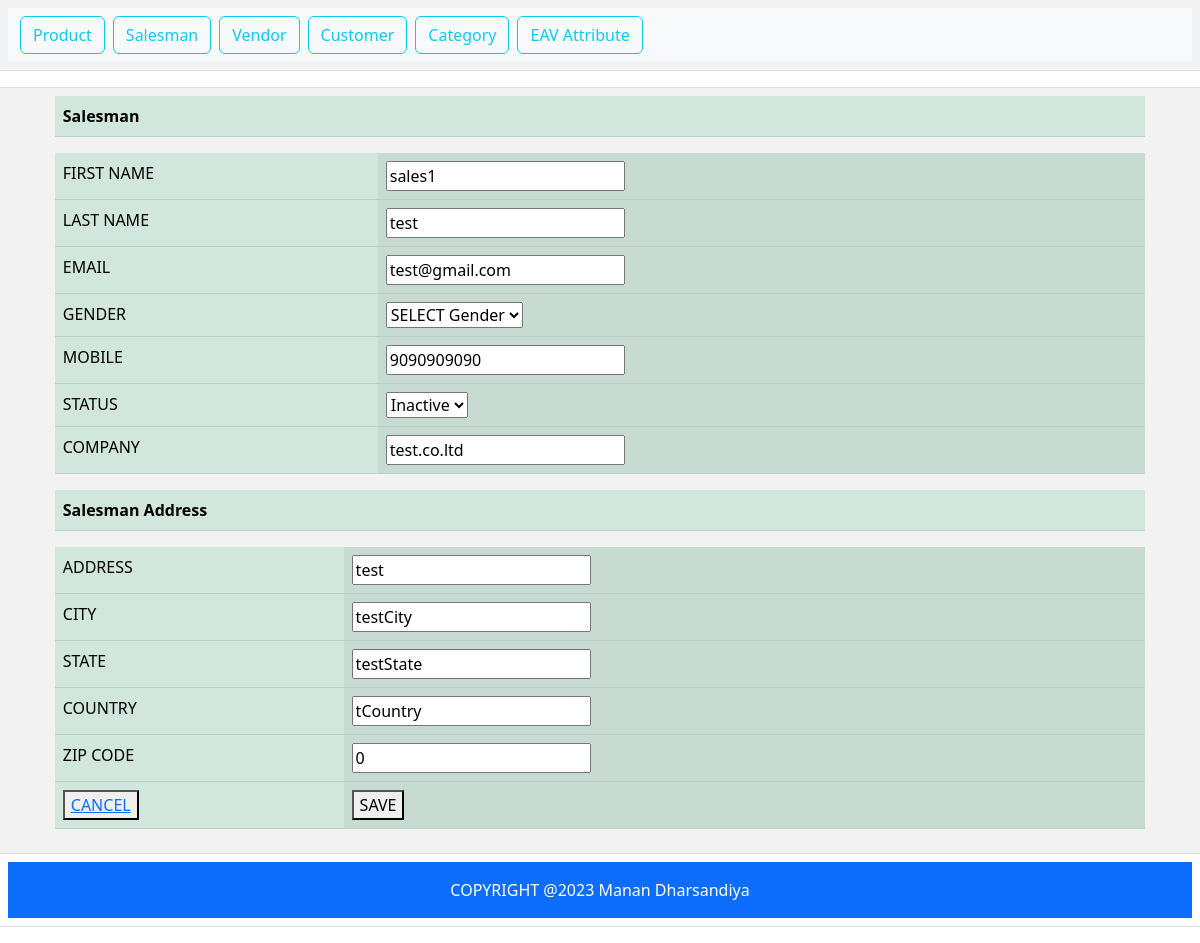
Page /index.php?c=salesman&a=edit&id=1 on the committed database.
### tables this page shows
CREATE TABLE `salesman` (
  `salesman_id` int(11) NOT NULL,
  `first_name` varchar(255) NOT NULL,
  `last_name` varchar(255) NOT NULL,
  `email` varchar(255) NOT NULL,
  `gender` enum('Male','Female','Other') NOT NULL,
  `mobile` bigint(20) NOT NULL,
  `status` enum('1','2') NOT NULL,
  `company` varchar(255) NOT NULL,
  `created_at` datetime DEFAULT NULL,
  `updated_at` datetime DEFAULT NULL
);

CREATE TABLE `salesman_address` (
  `address_id` int(11) NOT NULL,
  `salesman_id` int(11) NOT NULL,
  `address` varchar(255) NOT NULL,
  `city` varchar(50) NOT NULL,
  `state` varchar(50) NOT NULL,
  `country` varchar(50) NOT NULL,
  `zip_code` int(10) NOT NULL
);

### Block/Core/Template.php (called while the page is built, shortened)
<?php
class Block_Core_Template extends Model_Core_View
{
	protected $children = [];
	public function getChildren()
	{
		return $this->children;
	}
	public function addChild($key,$value)
	{
		$this->children[$key] = $value;
		return $this;
	}
}

### Model/Core/View.php (called while the page is built, shortened)
<?php
class Model_Core_View
{
	protected $template = null;
	protected $data = null;
	public function setData($data)
	{
		$this->data = $data;
		return $this;
	}
	public function getData($key = null)
	{
		if (array_key_exists($key,$this->data)) {
			return $this->data[$key];
		}
		return null;
	}
	public function setTemplate($template)
	{
		$this->template = $template;
		return $this;
	}
	public function getTemplate()
	{
		return $this->template;
	}
	public function render()
	{
		require "View".DS.$this->getTemplate();
	}
}

### Controller/Salesman.php (called while the page is built, shortened)
<?php
class Controller_Salesman extends Controller_Core_Action
{
	public function editAction()
	{
		try {
			$id = $this->getRequest()->getParams('id');
			$salesman = Ccc::getModel('Salesman')->load($id);
			$salesmanAddress = Ccc::getModel('Salesman_Address')->load($id);
			$layout = $this->getLayout();
			$edit = $layout->createBlock('Salesman_Edit')->setData(['salesman'=>$salesman,'salesmanAddress' => $salesmanAddress]);
			$layout->getChild('content')->addChild('edit',$edit);
			$layout->render();
		} catch (Exception $e) {
			$this->getMessage()->addMessage('Salesman not edited.',Model_Core_Message :: FAILURE);
		}
	}
}

### index.php (called while the page is built, shortened)
<?php
class Ccc
{
	public static function init()
	{
		$front = new Controller_Core_Front();
		$front->init();
	}
}
Ccc::init();
?>

### Block/Salesman/Edit.php (called while the page is built, shortened)
<?php
class Block_Salesman_Edit extends Block_Core_Template
{
	public function getRow()
	{
		$salesman = $this->getData('salesman');
		$address = $this->getData('salesmanAddress');
		$final = [$salesman,$address];
		return $final;
	}
}

### Model/Core/Table.php (called while the page is built, shortened)
<?php
class Model_Core_Table
{
	protected $data = [];
	protected $resource = null;
	public function getResourceName()
	{
		return $this->getResource()->getResourceName();
	}
	public function getPrimaryKey()
	{
		return $this->getResource()->getPrimaryKey();
	}
	public function setResource($resource)
	{
		$this->resource = $resource;
		return $this;
	}
	public function getResource()
	{
		if ($this->resource) {
			return $this->resource;
		}
		$resource = new ($this->resourceClass)();
		return $resource;
	}
	public function __get($key)
	{
		if (array_key_exists($key, $this->data)) {
			return $this->data[$key];
		}
		return null;
	}
	public function load($id,$column = null)
	{
		if (!$column) {
			$column = $this->getPrimaryKey();
		}
		$query = "SELECT * FROM `{$this->getResourceName()}` WHERE `{$column}` = {$id}";
		$result = $this->getResource()->fetchRow($query);
		if ($result) {
			$this->data = $result;
		}
		return $this;
	}
}

### Model/Core/Adapter.php (called while the page is built, shortened)
<?php
class Model_Core_Adapter
{
	public $config = [
		'host' => 'localhost',
		'username' => 'root',
		'password' => '',
		'dbname' => 'newmvc-manan_dharsandiya',
	];
	protected $connect = null;
	public function connect()
	{
		if ($this->connect != null) {
			return $this->connect;
		}
		else{
			$connect = mysqli_connect(
				$this->config['host'],
				$this->config['username'],
				$this->config['password'],
				$this->config['dbname']
			);
			$this->connect = $connect;
			return $connect;
		}
	}
	public function fetchRow($query)
	{
		$connect = $this->connect();
		$result = mysqli_query($connect,$query);
		if (!$result->num_rows == 0) {
			return $result->fetch_assoc();
		}
		return null;
	}
}
?>

### Model/Core/Table/Resource.php (called while the page is built, shortened)
<?php
class Model_Core_Table_Resource{
	public function getAdapter()
	{
		$adapter = new Model_Core_Adapter();
		return $adapter;
	}
	public function fetchRow($query){
		if ($query) {
		return $this->getAdapter()->fetchRow($query);
		}
		throw new Exception("Error Processing Request", 1);
	}
}
?>

### Model/Salesman/Resource.php (called while the page is built, shortened)
<?php
class Model_Salesman_Resource extends Model_Core_Table_Resource
{
	   public function getStatusOptions()
	   {
	      return [self::STATUS_ACTIVE => self::STATUS_ACTIVE_LBL,
	              self::STATUS_INACTIVE => self::STATUS_INACTIVE_LBL
	      ];
	   }
}

### Model/Salesman.php (called while the page is built, shortened)
<?php
class Model_Salesman extends Model_Core_Table
{
   public function getStatus()
   {
      if ($this->status) {
         return $this->status;
      }
      return Model_Salesman_Resource::STATUS_DEFAULT;
   }
}

### View/salesman/edit.phtml (the view, shortened to what this page needs)
<?php
$data = $this->getRow();
$salesman = $data[0];
$salesmanAddress = $data[1];
?>
<!DOCTYPE html>
<html>
<head>
</head>
<body>
	<table class="table table-success table-striped-columns">
		<tr>
			<th>Salesman</th>
		</tr>
	</table>
	<form action="index.php?c=salesman&a=save&id=<?php echo $salesman->salesman_id ?>" method="POST">
		<table class="table table-success table-striped-columns">
			<tr>
				<td>FIRST NAME</td>
				<td> <input type="text" name="salesman[first_name]" value="<?php echo $salesman->first_name ?>">  </td>
			</tr>
			<tr>
				<td>LAST NAME</td>
				<td> <input type="text" name="salesman[last_name]" value="<?php echo $salesman->last_name ?>">  </td>
			</tr>
			<tr>
				<td>EMAIL</td>
				<td> <input type="text" name="salesman[email]" value="<?php echo $salesman->email ?>">  </td>
			</tr>
			<tr>
				<td>GENDER</td>
				<td>
					<select name="salesman[gender]" value="<?php echo $salesman->gender ?>">
						<option>SELECT Gender</option>
					</select>
				</td>
			</tr>
			<tr>
				<td>MOBILE</td>
				<td> <input type="text" name="salesman[mobile]" value="<?php echo $salesman->mobile ?>">  </td>
			</tr>
			<tr>
				<td>STATUS</td>
				<td>
					<select name="salesman[status]">
						<?php foreach ($salesman->getResource()->getStatusOptions() as $key => $value):?>
						<?php $selected = ($key == $salesman->getstatus()) ? 'selected' : '';?>
						<option value="<?php echo $key ?>"<?php echo $selected; ?>><?php echo $value;?></option>
						<?php endforeach;?>
					</select>
				</td>
			</tr>
			<tr>
				<td>COMPANY</td>
				<td> <input type="text" name="salesman[company]" value="<?php echo $salesman->company ?>">  </td>
			</tr>
		</table>
		<table class="table table-success table-striped-columns">
		<tr>
			<th>Salesman Address</th>
		</tr>
	</table>
		<table class="table table-success table-striped-columns">
			<tr>
				<td>ADDRESS</td>
				<td> <input type="text" name="address[address]" value="<?php echo $salesmanAddress->address ?>">  </td>
			</tr>
			<tr>
				<td>CITY</td>
				<td> <input type="text" name="address[city]" value="<?php echo $salesmanAddress->city ?>">  </td>
			</tr>
			<tr>
				<td>STATE</td>
				<td> <input type="text" name="address[state]" value="<?php echo $salesmanAddress->state ?>">  </td>
			</tr>
			<tr>
				<td>COUNTRY</td>
				<td> <input type="text" name="address[country]" value="<?php echo $salesmanAddress->country ?>">  </td>
			</tr>
			<tr>
				<td>ZIP CODE</td>
				<td> <input type="text" name="address[zip_code]" value="<?php echo $salesmanAddress->zip_code ?>">  </td>
			</tr>
			<tr>
				<th> <button> <a href="index.php?c=salesman&a=grid">CANCEL</a> </button></th>
				<th> <button type="submit"> SAVE </button></th>
			</tr>
		</table>
	</form>
</body>
</html>

### View/html/content.phtml
<?php
$children = $this->getChildren();
foreach ($children as $key => $child) {
	$child->render();
}
?>

### rows in the picture
salesman: first_name "sales1", last_name "test", email "test@gmail.com", gender "SELECT Gender", mobile "9090909090", company "test.co.ltd"
salesman_address: address "test", city "testCity", state "testState", country "tCountry", zip_code "0"

### other values in the picture
form field value "Inactive"
